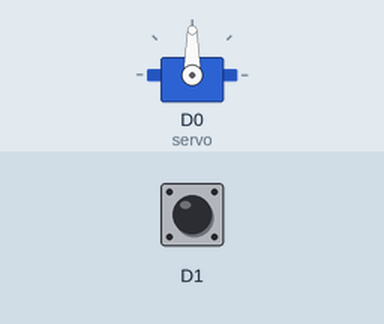
Simulated run of this sketch. Board: Particle Photon. On the bench: servo. Inputs (shaded band) come from the test bench; at power-on: D1 HIGH.

Above: at 1.2 s.
1.3 s: D1 pulled LOW for 0.15 s
At 4.5 s:
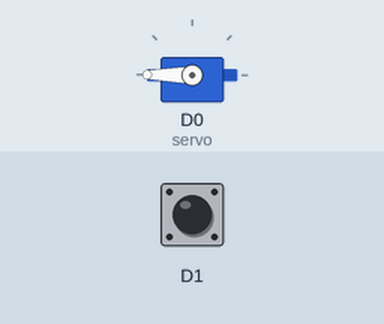
At 9.6 s:
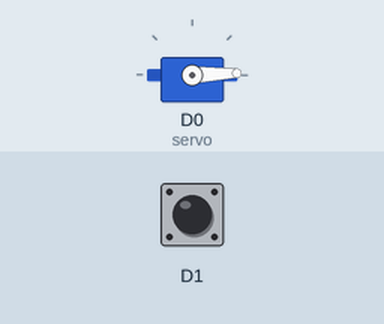
Timing chart, 0 to 10.3 s (numbered marks = the images above; inputs shaded):
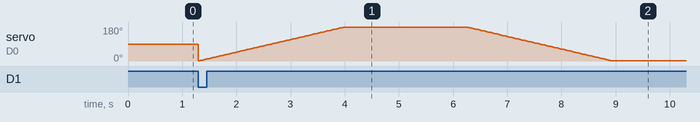

The sketch:

Practica28.ino
```cpp
Servo servo;
void setup()
{
    pinMode(D0, OUTPUT);
    servo.attach(D0);
    pinMode(D1, INPUT_PULLUP);
    Particle.function("serv", servoFunction);
}

void loop()
{
    if (digitalRead(D1) == LOW)
    {
        alimentarPez();
    }
}

int servoFunction(String parametro)
{
    if (parametro == "on")
    {
        alimentarPez();
    } else {

    }
}

void alimentarPez()
{
    for (int i = 1; i < 255; i++)
    {
        servo.write(i);
        delay(15);
    }
    for (int i = 255; i > 1; i--)
    {
        servo.write(i);
        delay(15);
    }
}
```
